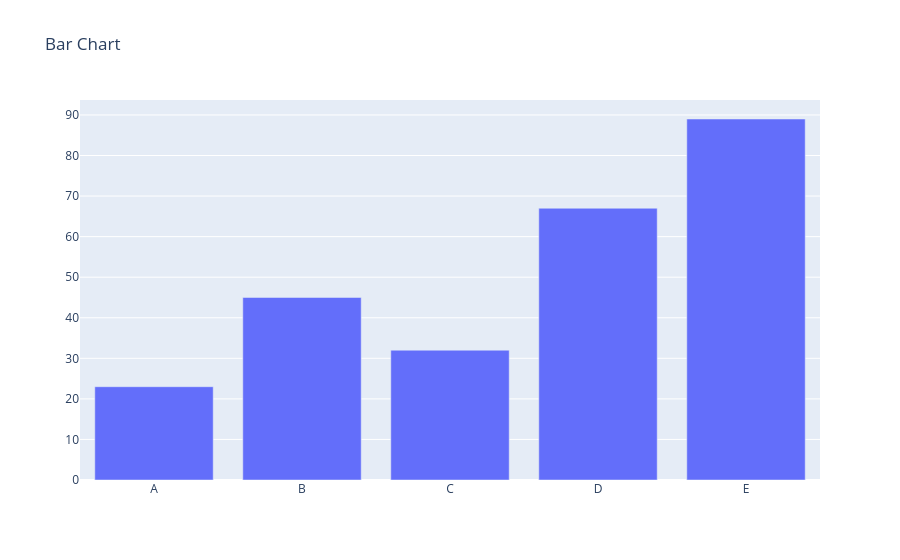

The code cell stored with this chart in its notebook:
### Code cell
fig = go.Figure()
categories = ['A', 'B', 'C', 'D', 'E']
values = [23, 45, 32, 67, 89]
fig.add_trace(go.Bar(x=categories, y=values, name='Values'))
fig.update_layout(title='Bar Chart')
fig.show()

### Figure 1 — Plotly figure (JSON) as saved in the notebook; plotly's stock layout.template omitted (floating-point values rounded to 4 significant figures)
{"data": [{"name": "Values", "type": "bar", "x": ["A", "B", "C", "D", "E"], "y": [23, 45, 32, 67, 89]}], "layout": {"title": {"text": "Bar Chart"}}}
